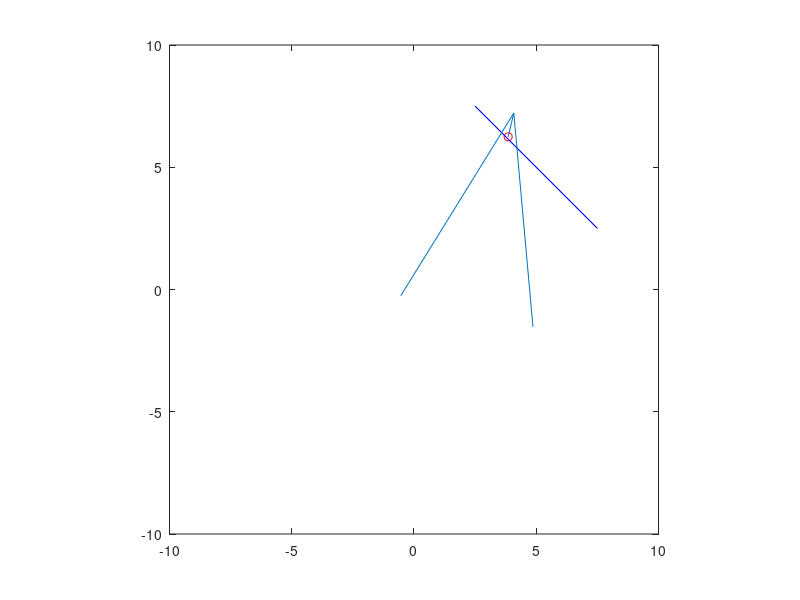

MATLAB code for this plot:
ackerman_noise_factor = 4;
ackerman_noise = @() ackerman_noise_factor*(rand()-0.5);

walls = [[2.5,7.5, 7.5,2.5];];

coords = [0, 0, pi/4];%[x, y, theta]
v = 0.1;
head = [v*sin(coords(3)) v*cos(coords(3))];

k = plot(coords(1), coords(2), 'ro');
hold on

for wall_idx = 1:size(walls, 1)
    
    wall = walls(wall_idx, :);
    
    plot(wall([1 3]), wall([2 4]), 'b-')
    
end

h = quiver(coords(1),coords(2),head(1),head(2), 'MaxHeadSize', 5);
axis([-10  10    -10  10], "square")

for i = 0:10000
    coords(1:2) = coords(1:2) + head;
    coords(3) = coords(3) + pi/90*ackerman_noise();
    head = [v*sin(coords(3)) v*cos(coords(3))];
    set(h,'xdata',coords(1),'ydata',coords(2),'udata',head(1),'vdata',head(2),'AutoScale','on', 'AutoScaleFactor', 10)
    set(k,'xdata',coords(1),'ydata',coords(2))
    pause(0.1)
    
    %collision checking stuff
    
    for wall_idx = 1:size(walls, 1)
    
        wall = walls(wall_idx, :);

        v1 = [head(1)-coords(1), head(2)-coords(2)];
        v2 = [wall(3)-wall(1), wall(4)-wall(2)];

        cross_prod = cross([v1, 0], [v2, 0]);

        if (cross_prod(3) ~= 0)

            dp = wall(1:2)-coords(1:2);

            lambda1 = cross([dp, 0], [v2, 0]) / cross_prod;
            lambda2 = cross([dp, 0], [v1, 0]) / cross_prod;

            collide = all([lambda1 >= 0, lambda1 <= 1, lambda2 >= 0, lambda2 <= 1]);

        end
    
    end
    
    if collide == true
        'COLLISION DETECTED'
        break
    end
    
end

hold off
close